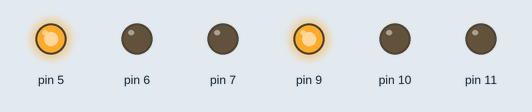
This sketch was run on a simulated Arduino Uno, built with avr-gcc and run on an emulated ATmega328P. Shown: output pins drawn as LEDs (lit = HIGH).

Above: at 0.5 s.
At 1.5 s:
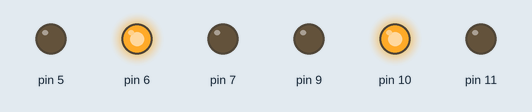
At 5.5 s:
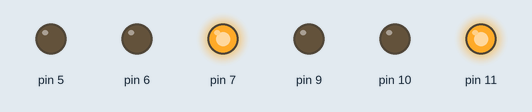
Timing chart, 0 to 6.9 s (numbered marks = the images above):
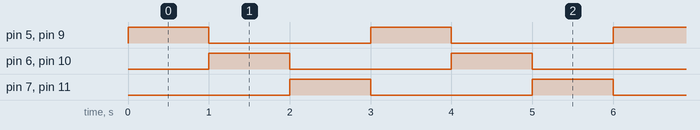

Measured:
- by itself, pin 5–7, pin 9–11: alternates HIGH for 1.0 s and LOW for 2.0 s
- by itself, everything shown: repeats every 3.0 s, in 3 steps

The sketch:

RGB_LEDs.ino
```cpp
/*
 * Projet : changer la couleur de deux LED RGB avec une struct
 * Zakpy Academy - RHIBA Zakaria
 * Carte : Arduino Uno ou Mega
 *
 * LED RGB à cathode commune : la broche commune va au GND,
 * et chaque couleur passe par une résistance de 220 ohms.
 */

// Une LED RGB, c'est 3 broches : rouge, vert et bleu
struct RGB {
  int red;
  int green;
  int blue;
};

RGB led1 = {9, 10, 11};   // broches de la première LED
RGB led2 = {5, 6, 7};     // broches de la deuxième LED

// Met les 3 broches d'une LED en sortie
void SetupLed(RGB led) {
  pinMode(led.red, OUTPUT);
  pinMode(led.green, OUTPUT);
  pinMode(led.blue, OUTPUT);
}

// Allume la couleur rouge seulement
void red(RGB led) {
  digitalWrite(led.red, HIGH);
  digitalWrite(led.green, LOW);
  digitalWrite(led.blue, LOW);
}

// Allume la couleur verte seulement
void green(RGB led) {
  digitalWrite(led.red, LOW);
  digitalWrite(led.green, HIGH);
  digitalWrite(led.blue, LOW);
}

// Allume la couleur bleue seulement
void blue(RGB led) {
  digitalWrite(led.red, LOW);
  digitalWrite(led.green, LOW);
  digitalWrite(led.blue, HIGH);
}

void setup() {
  SetupLed(led1);
  SetupLed(led2);
}

void loop() {
  red(led1);    red(led2);    delay(1000);   // rouge pendant 1 s
  green(led1);  green(led2);  delay(1000);   // vert pendant 1 s
  blue(led1);   blue(led2);   delay(1000);   // bleu pendant 1 s
}
```
